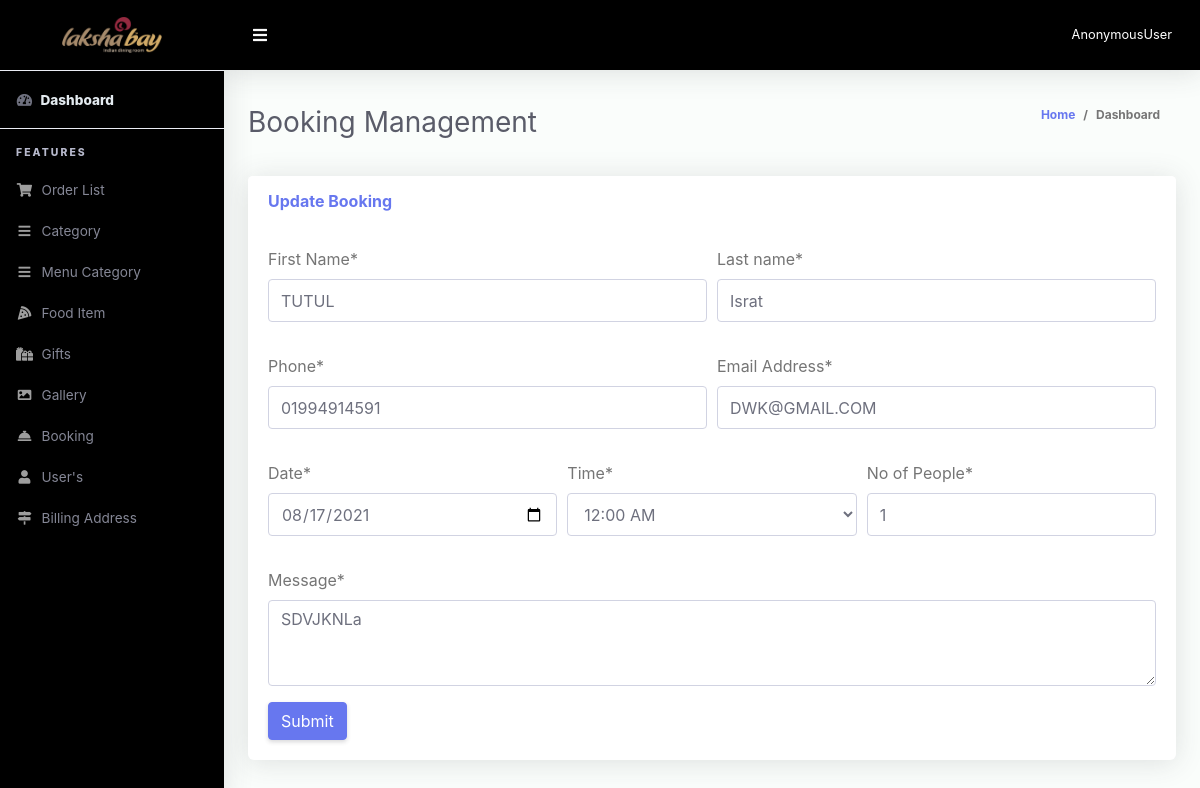
The app's page /superadmin/booking-update/1 with its own data.
### App_Lakshabay/models.py (models this page shows, shortened)
class book(models.Model):
    book_id = models.AutoField(primary_key=True)
    first_name = models.CharField(max_length=120, blank=False)
    last_name = models.CharField(max_length=120, blank=False)
    date = models.DateField(default=timezone.now)
    time = models.TimeField(null=True, blank=True, default=None)
    phone = models.CharField(max_length=13, blank=False)
    email = models.EmailField(max_length=120, blank=False)
    number_of_people = models.IntegerField(blank=True, null=True)
    message = models.TextField()
    class Meta:
        verbose_name = _("book")
        verbose_name_plural = _("book")

### App_Superadmin/views.py (the view)
# urls.py: path('booking-update/<int:id>', views.BookingUpdate, name="booking_update"),
def BookingUpdate(request, id):
    if book.objects.filter(book_id=id).exists():
        bookings = book.objects.all()
        my_booking = book.objects.get(book_id=id)
        if request.method == "POST":
            form = bookForm(request.POST, instance=my_booking)
            if form.is_valid():
                form.save()
                messages.success(request, "Booking updated succefully", extra_tags="book")
                return redirect('App_Superadmin:booking')
        else:
            form = bookForm(instance=my_booking)
        context = {
            'bookings': bookings,
            'book_form': form,
        }
        return render(request, 'App_Superadmin/bookingupdatepage.html', context)
    else:
        return HttpResponse("<h1>Booking is not available</h1>")

### App_Lakshabay/forms.py (shortened to what this page needs)
class bookForm(forms.ModelForm):
    first_name = forms.CharField(label="First Name", max_length=30)
    time = forms.CharField(widget=forms.Select(choices=CHOICES))
    phone = forms.CharField()
    email = forms.EmailField(label="Email Address")
    number_of_people = forms.IntegerField(label="No of People", widget=forms.NumberInput())
    message = forms.CharField(label="Message", widget=forms.Textarea(attrs={
        'rows': 3,
        'cols': 40,
        'padding': '10px',
        'placeholder': "Enter  your Text here",
    }))
    class Meta:
        model = book
        fields = ['first_name', 'last_name', 'date', 'time', 'phone', 'email', 'number_of_people', 'message']
        widgets = {
            'email': forms.EmailInput(),
            'date': forms.DateInput(attrs={'type': 'date'}),
            'time': forms.TimeInput(attrs={'type': 'time'}),
        }

### templates/App_Superadmin/bookingupdatepage.html (shortened to what this page needs)
{% extends 'App_Superadmin/base.html' %}
{% load crispy_forms_tags %}
{% load static %}
{% block content %}
 <div class="container-fluid" id="container-wrapper">
          <div class="d-sm-flex align-items-center justify-content-between mb-4">
            <h1 class="h3 mb-0 text-gray-800">Booking Management</h1>
            <ol class="breadcrumb">
              <li class="breadcrumb-item"><a href="{% url 'App_Lakshabay:index' %}">Home</a></li>
              <li class="breadcrumb-item active" aria-current="page">Dashboard</li>
            </ol>
          </div>
             <div class="card mb-4">
                <div class="card-header py-3 d-flex flex-row align-items-center justify-content-between">
                  <h6 class="m-0 font-weight-bold text-primary">Update Booking</h6>
                </div>
                <div class="card-body">
                  <form method="post">{% csrf_token %}
                  <div class="form-row">
                      <div class="form-group col-md-6">
                          {{ book_form.first_name|as_crispy_field }}
                     </div>
                     <div class="form-group col-md-6">
                          {{ book_form.last_name|as_crispy_field }}
                     </div>
                  </div>
                  <div class="form-row">
                      <div class="form-group col-md-6">
                          {{ book_form.phone|as_crispy_field }}
                     </div>
                     <div class="form-group col-md-6">
                          {{ book_form.email|as_crispy_field }}
                     </div>
                  </div>
                   <div class="form-row">
                      <div class="form-group col-md-4">
                          {{ book_form.date|as_crispy_field }}
                     </div>
                     <div class="form-group col-md-4">
                          {{ book_form.time|as_crispy_field }}
                     </div>
                     <div class="form-group col-md-4">
                          {{ book_form.number_of_people|as_crispy_field }}
                     </div>
                  </div>
                  <div class="form-group">
                          {{ book_form.message|as_crispy_field }}
                  </div>
                    <button type="submit" class="btn btn-primary">Submit</button>
                  </form>
                </div>
              </div>
        </div>
{% endblock %}

### records on screen
book: first_name "TUTUL", last_name "Israt", phone "01994914591", email "DWK@GMAIL.COM", date "08/17/2021", time "12:00 AM", number_of_people "1", message "SDVJKNLa"

### other values on screen
{{ request.user }} "AnonymousUser"
